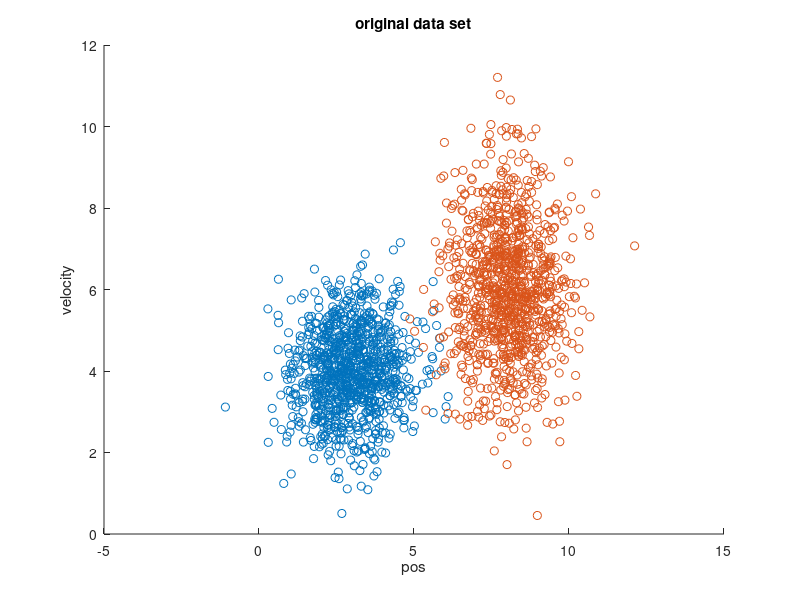

Here is the MATLAB script that generated this plot: (Note: this script raises an error after producing the figure.)
%create data matrix
nn = 1000;
mu1 = [3 4];
scale1 = [2 2];
mu2 = [8 6];
scale2 = [2 3];

%create data and plot
dat1 = [randn(nn,1)*(scale1(1)/2) + mu1(1), randn(nn,1)*(scale1(2)/2) + mu1(2)];
dat2 = [randn(nn,1)*(scale2(1)/2) + mu2(1), randn(nn,1)*(scale2(2)/2) + mu2(2)];
dat = [dat1;dat2];
figure
scatter(dat1(:,1),dat1(:,2),'b.')
hold on
scatter(dat2(:,1),dat2(:,2),'r.')
hold off
title('original data set')
xlabel('pos')
ylabel('velocity')

% compute distro
bw = 0.8;
pdf = kde2d(dat);

[X,Y] = meshgrid(pdf.xlin1,pdf.xlin2);
%The key to this process is to use scatteredInterpolant to interpolate the values of the function at the uniformly spaced points, based on the values of the function at the original data points (which are random in this example). This statement uses the default linear interpolation to generate the new data:
f = scatteredInterpolant(pdf.pos(:,1),pdf.pos(:,2),pdf.prob);
Z = f(X,Y);

%Plot the interpolated and the nonuniform data to produce:
figure
mesh(X,Y,Z) %interpolated
axis tight; hold on
scatter3(dat1(:,1),dat1(:,2),zeros(length(dat1),1),'b.')
hold on
scatter3(dat2(:,1),dat2(:,2),zeros(length(dat2),1),'r.')
hold off

colormap cool